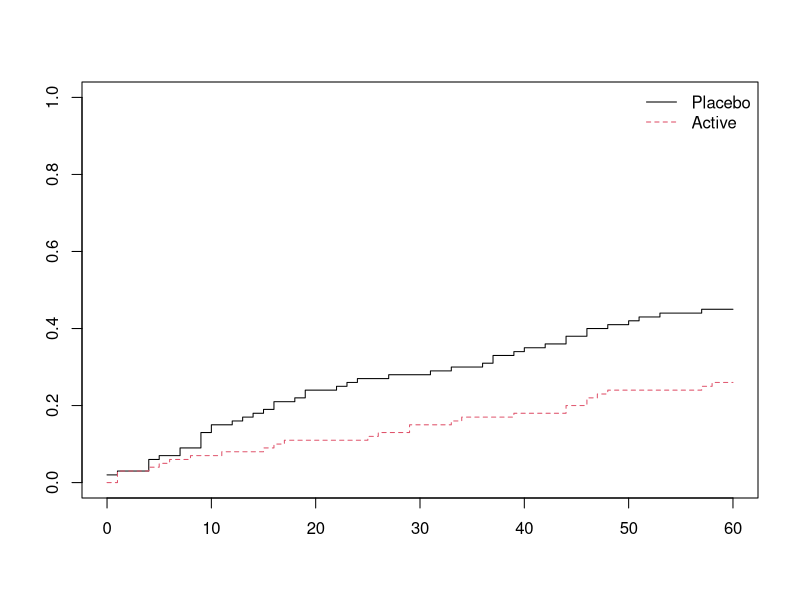

Recreate this plot in R.
## ---- chunk 1
library(survival)
y1<- as.matrix(rbinom(100,1,0.0050),ncol=1)
y2<- as.matrix(rbinom(100,1,0.0070),ncol=1)
for (i in 1:59){
  y1 <- cbind(y1,as.numeric(y1[,i] | rbinom(100,1,0.0050)))
  y2 <- cbind(y2,as.numeric(y2[,i] | rbinom(100,1,0.0070)))
}
y1 <- cbind(time=60-rowSums(y1),cens=ifelse(rowSums(y1)>0,1,0))
y2 <- cbind(time=60-rowSums(y2),cens=ifelse(rowSums(y2)>0,1,0))
df <- data.frame(ID=1:200,treat=c(rep("Placebo",100),rep("Active",100)),rbind(y1,y2))
#df
ge2.s <-survfit(Surv(time,cens)~treat,data= df,type="kaplan-meier")
plot(ge2.s,fun="event",ylim=c(0,1),lty=1:2,col=1:2)
survdiff(Surv(time)~treat,data=df,rho=0) 
legend("topright",legend=c("Placebo","Active"),lty=1:2,col=1:2,bty="n")
